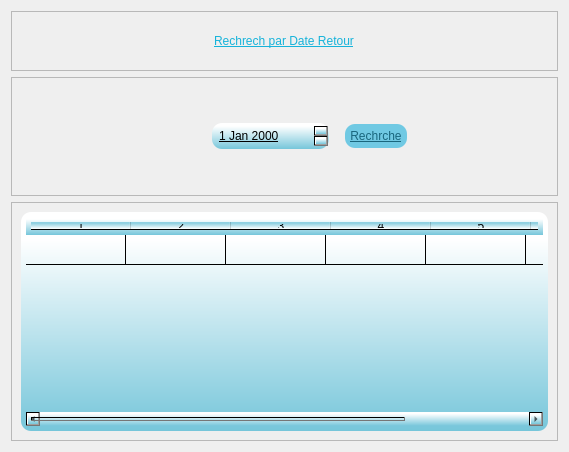
<?xml version="1.0" encoding="UTF-8"?>
<ui version="4.0">
 <class>Dialog</class>
 <widget class="QDialog" name="Dialog">
  <property name="geometry">
   <rect>
    <x>0</x>
    <y>0</y>
    <width>569</width>
    <height>452</height>
   </rect>
  </property>
  <property name="windowTitle">
   <string>Dialog</string>
  </property>
  <property name="styleSheet">
   <string notr="true">background-image: url(b.png);</string>
  </property>
  <layout class="QVBoxLayout" name="verticalLayout" stretch="1,2,4">
   <item>
    <widget class="QFrame" name="frame">
     <property name="frameShape">
      <enum>QFrame::StyledPanel</enum>
     </property>
     <property name="frameShadow">
      <enum>QFrame::Raised</enum>
     </property>
     <layout class="QHBoxLayout" name="horizontalLayout">
      <item alignment="Qt::AlignHCenter">
       <widget class="QLabel" name="label">
        <property name="styleSheet">
         <string notr="true">font: 18pt &quot;Bauhaus 93&quot;;
text-decoration: underline;
color: qlineargradient(spread:pad, x1:1, y1:1, x2:1, y2:0.12, stop:0 rgba(22, 179, 218, 255), stop:1 rgba(255, 255, 255, 255));</string>
        </property>
        <property name="text">
         <string>Rechrech par Date Retour</string>
        </property>
       </widget>
      </item>
     </layout>
    </widget>
   </item>
   <item>
    <widget class="QFrame" name="frame_2">
     <property name="frameShape">
      <enum>QFrame::StyledPanel</enum>
     </property>
     <property name="frameShadow">
      <enum>QFrame::Raised</enum>
     </property>
     <layout class="QHBoxLayout" name="horizontalLayout_2" stretch="2,1">
      <property name="leftMargin">
       <number>200</number>
      </property>
      <property name="rightMargin">
       <number>140</number>
      </property>
      <item>
       <widget class="QDateEdit" name="dateEdit">
        <property name="styleSheet">
         <string notr="true">font: bold 12px/25px Arial, sans-serif;  
border-radius: 10px;
color: rgb(0, 0, 0);
background-color: qlineargradient(spread:pad, x1:1, y1:1, x2:1, y2:0.12, stop:0 rgba(118, 198, 218, 255), stop:1 rgba(255, 255, 255, 255));
padding:5;
font: 9pt &quot;Malgun Gothic&quot;;
text-decoration: underline;</string>
        </property>
       </widget>
      </item>
      <item>
       <widget class="QPushButton" name="pushButton">
        <property name="cursor">
         <cursorShape>PointingHandCursor</cursorShape>
        </property>
        <property name="styleSheet">
         <string notr="true">  margin: 10px;
font: bold 12px/25px Arial, sans-serif;  
border-radius: 10px;
color: #19667d;
background: #70c9e3;
padding:5;
font: 14pt &quot;Impact&quot;;
text-decoration: underline;</string>
        </property>
        <property name="text">
         <string>Rechrche</string>
        </property>
       </widget>
      </item>
     </layout>
    </widget>
   </item>
   <item>
    <widget class="QFrame" name="frame_3">
     <property name="frameShape">
      <enum>QFrame::StyledPanel</enum>
     </property>
     <property name="frameShadow">
      <enum>QFrame::Raised</enum>
     </property>
     <layout class="QHBoxLayout" name="horizontalLayout_3">
      <item>
       <widget class="QTableWidget" name="tableWidget">
        <property name="styleSheet">
         <string notr="true">font: bold 12px/25px Arial, sans-serif;  
border-radius: 10px;
color: rgb(0, 0, 0);

background-color: qlineargradient(spread:pad, x1:1, y1:1, x2:1, y2:0.12, stop:0 rgba(118, 198, 218, 255), stop:1 rgba(255, 255, 255, 255));

padding:5;
font: 11pt &quot;Malgun Gothic&quot;;
text-decoration: underline;</string>
        </property>
        <property name="verticalScrollMode">
         <enum>QAbstractItemView::ScrollPerPixel</enum>
        </property>
        <property name="horizontalScrollMode">
         <enum>QAbstractItemView::ScrollPerPixel</enum>
        </property>
        <property name="rowCount">
         <number>1</number>
        </property>
        <property name="columnCount">
         <number>7</number>
        </property>
        <attribute name="verticalHeaderVisible">
         <bool>false</bool>
        </attribute>
        <row/>
        <column/>
        <column/>
        <column/>
        <column/>
        <column/>
        <column/>
        <column/>
        <item row="0" column="0">
         <property name="text">
          <string/>
         </property>
        </item>
       </widget>
      </item>
     </layout>
    </widget>
   </item>
  </layout>
 </widget>
 <resources/>
 <connections/>
</ui>
